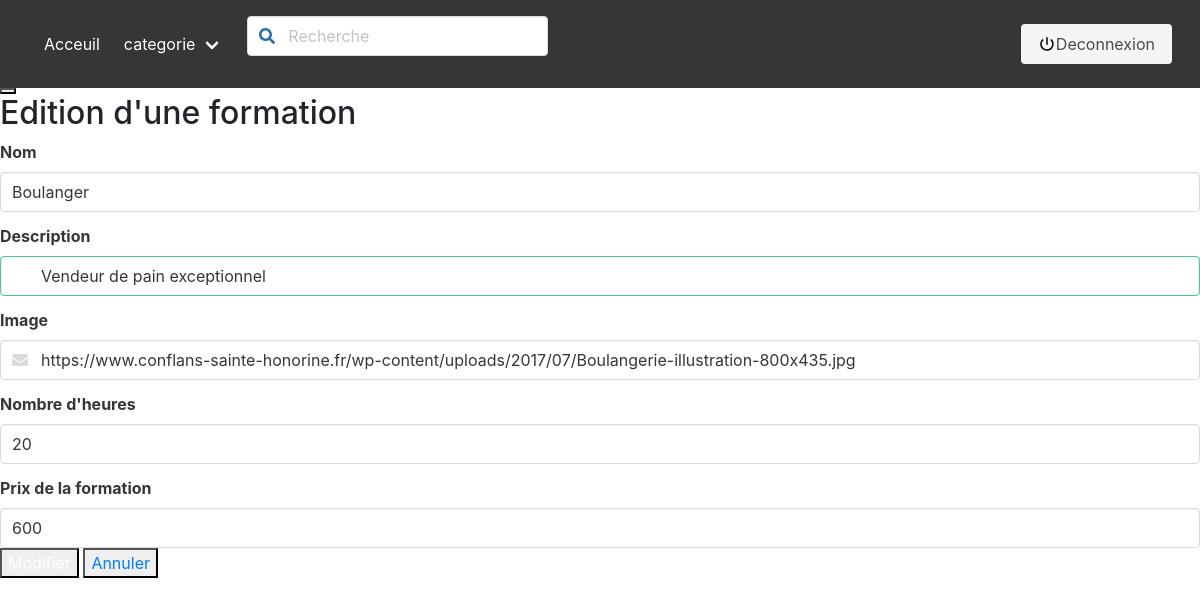
The page /Page/update.php?id=30 on the database its author committed.
### tables this page shows
CREATE TABLE IF NOT EXISTS `formation` (
  `id` int(11) NOT NULL AUTO_INCREMENT,
  `libelle` varchar(255) NOT NULL,
  `libelleLong` varchar(255) NOT NULL,
  `img` varchar(255) NOT NULL,
  `creerPar` varchar(255) NOT NULL,
  `nomHeureFormation` int(11) NOT NULL,
  `prixFormation` int(11) NOT NULL,
  PRIMARY KEY (`id`)
);

### Page/update.php (the view, shortened to what this page needs)
<?php
    include './include/headerDeux.php';
   $id = $_GET['id'];
   $pdo = pdo_connect_mysql();
?>
 <!DOCTYPE html>
      <html lang="en">
      <head>
    <link rel="stylesheet" href="https://cdn.jsdelivr.net/npm/bulma@0.9.0/css/bulma.min.css">
    <link rel="stylesheet" href="https://stackpath.bootstrapcdn.com/bootstrap/4.5.0/css/bootstrap.min.css">
<link rel="stylesheet" href="https://cdn.jsdelivr.net/npm/uikit@3.5.5/dist/css/uikit.min.css" />
      </head>
      <body>
      <form action="dashboard.php" method="POST">
        <button class="uk-modal-close-default" type="button" uk-close></button>
        <div class="uk-modal-header">
            <h2 class="uk-modal-title">Edition d'une formation</h2>
        </div>
        <div class="uk-modal-body">
        <?php $sql = $pdo->prepare("SELECT * from formation WHERE id='$id'");
        $sql->execute();
        $user = $sql->fetch();
        ?>
        <div class="field">
  <label class="label">Nom</label>
  <div class="control">
    <input class="input"  name="nom" id="nommodifier" type="text" value="<?= $user['libelle'] ?>">
  </div>
</div>
<div class="field">
  <label class="label">Description</label>
  <div class="control has-icons-left has-icons-right">
    <input class="input is-success" type="textarea" name="description" id="descriptionModifier" value="<?= $user['libelleLong'] ?>" >
  </div>
</div>
<div class="field">
  <label class="label">Image</label>
  <div class="control has-icons-left has-icons-right">
    <input class="input" type="text" name="image" id="imageModifier"  value="<?= $user['img'] ?>">
    <span class="icon is-small is-left">
    </span>
  </div>
</div>
<div class="field">
  <label class="label">Nombre d'heures</label>
  <div class="control">
    <input class="input" name="heure" id="heureModifier" type="number" value="<?= $user['nomHeureFormation'] ?>">
  </div>
</div>
<div class="field">
  <label class="label">Prix de la formation</label>
  <div class="control">
    <input class="input" name="prix" id="prixModifier" type="number" value="<?= $user['prixFormation'] ?>">
  </div>
</div>
      </div>
        <div class="uk-modal-footer uk-text-right">
        <button class="uk-button uk-button-primary uk-modal-close" type="button" name="sauvegarder" class="bout" onclick ="Edition();"> <a href="dashboard.php" style="color:white;text-decoration:none;">Modifier</a></button>
            <button class="uk-button uk-button-default "  type="button"> <a href="dashboard.php" style="text-decoration:none;">
Annuler
            </a></button>
        </div>
</div></form>
    </body>
      </html>

### rows shown on the page
formation: nom "Boulanger", description "Vendeur de pain exceptionnel", image "https://www.conflans-sainte-honorine.fr/wp-content/uploads/2017/07/Boulangerie-illustration-800x435.jpg", heure "20", prix "600"
